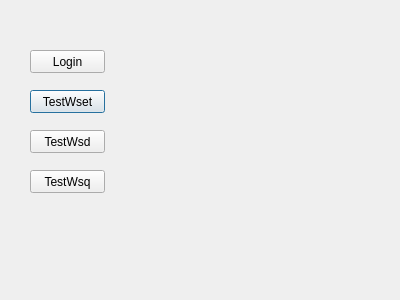
<?xml version="1.0" encoding="UTF-8"?>
<ui version="4.0">
 <class>Dialog</class>
 <widget class="QDialog" name="Dialog">
  <property name="geometry">
   <rect>
    <x>0</x>
    <y>0</y>
    <width>400</width>
    <height>300</height>
   </rect>
  </property>
  <property name="windowTitle">
   <string>Dialog</string>
  </property>
  <widget class="QPushButton" name="testWset">
   <property name="geometry">
    <rect>
     <x>30</x>
     <y>90</y>
     <width>75</width>
     <height>23</height>
    </rect>
   </property>
   <property name="text">
    <string>TestWset</string>
   </property>
  </widget>
  <widget class="QPushButton" name="loginButton">
   <property name="geometry">
    <rect>
     <x>30</x>
     <y>50</y>
     <width>75</width>
     <height>23</height>
    </rect>
   </property>
   <property name="text">
    <string>Login</string>
   </property>
  </widget>
  <widget class="QPushButton" name="testWsdButton">
   <property name="geometry">
    <rect>
     <x>30</x>
     <y>130</y>
     <width>75</width>
     <height>23</height>
    </rect>
   </property>
   <property name="text">
    <string>TestWsd</string>
   </property>
  </widget>
  <widget class="QPushButton" name="testWsqButton">
   <property name="geometry">
    <rect>
     <x>30</x>
     <y>170</y>
     <width>75</width>
     <height>23</height>
    </rect>
   </property>
   <property name="text">
    <string>TestWsq</string>
   </property>
  </widget>
 </widget>
 <layoutdefault spacing="6" margin="11"/>
 <resources/>
 <connections/>
</ui>
